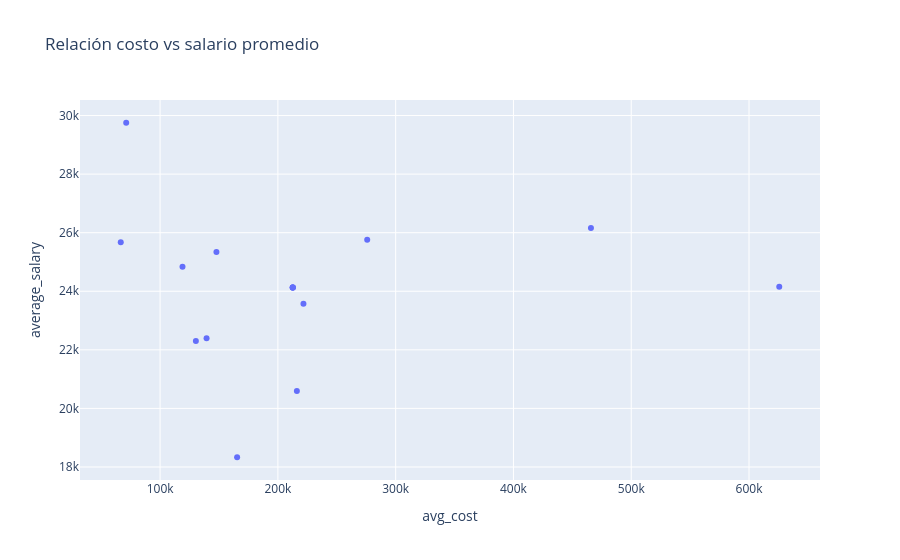

The notebook cell saved with this chart:
### Code cell
import plotly.express as px

fig = px.scatter(df_unique, 
                 x='avg_cost', 
                 y='average_salary', 
                 hover_data=['career'],  # muestra la carrera al hacer hover
                 title="Relación costo vs salario promedio")
fig.show()

### Figure 1 — Plotly figure (JSON) as saved in the notebook; plotly's stock layout.template omitted (floating-point values rounded to 4 significant figures)
{"data": [{"customdata": [["construcción_e_ingeniería_civil"], ["ciencias_computacionales"], ["ingeniería_industrial"], ["electrónica_automatización_y_aplicaciones_de_la_mecánica-eléctrica"], ["mecánica_y_profesiones_afines_al_trabajo_metálico"], ["medicina_general"], ["psicología"], ["biología"], ["ingeniería_de_procesos_químicos"], ["derecho"], ["administración_de_empresas"], ["economía"], ["comunicación_y_periodismo"], ["arquitectura_y_urbanismo"], ["diseño_y_comunicación_gráfica_y_editorial"], ["historia_y_arqueología"]], "hovertemplate": "avg_cost=%{x}<br>average_salary=%{y}<br>career=%{customdata[0]}<extra></extra>", "legendgroup": "", "marker": {"color": "#636efa", "symbol": "circle"}, "mode": "markers", "name": "", "orientation": "v", "showlegend": false, "type": "scatter", "x": [147829, 66597, 221710, 275843, 625672, 465800.0, 165400, 212600.0, 212600.0, 130400.0, 139456, 71220, 216100.0, 119020, 212600.0, 212600.0], "xaxis": "x", "y": [25341, 25676, 23572, 25762, 24152, 26163, 18332, 24130.0, 24130.0, 22299, 22396, 29754, 20596, 24834, 24130.0, 24130.0], "yaxis": "y"}], "layout": {"legend": {"tracegroupgap": 0}, "title": {"text": "Relación costo vs salario promedio"}, "xaxis": {"anchor": "y", "domain": [0, 1], "title": {"text": "avg_cost"}}, "yaxis": {"anchor": "x", "domain": [0, 1], "title": {"text": "average_salary"}}}}
